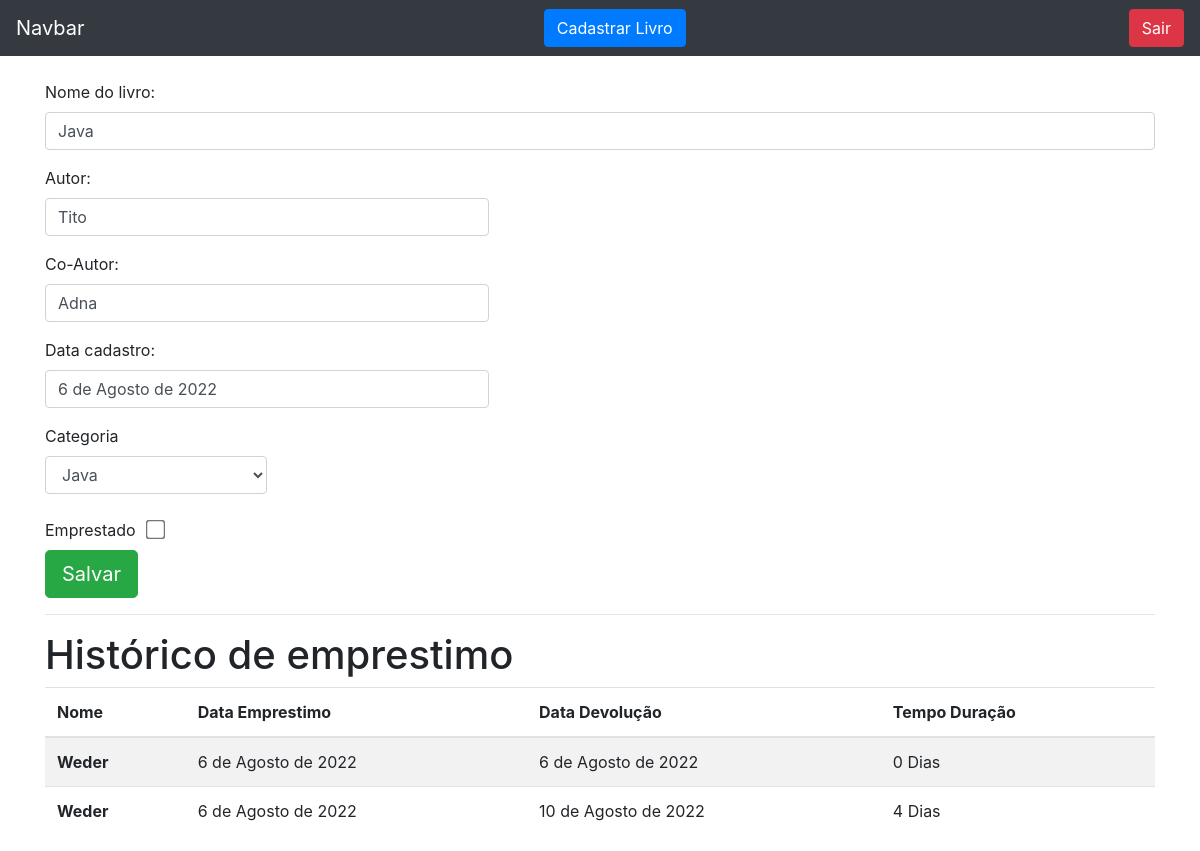
The page /livro/ver_livros/4 (signed in) on the database its author committed.
### livro/models.py (models this page shows, shortened)
class Livros(models.Model):
    nome = models.CharField(max_length = 100)
    autor = models.CharField(max_length = 30)
    co_autor = models.CharField(max_length = 30, blank = True)
    data_cadastro = models.DateField(default = date.today)
    emprestado = models.BooleanField(default = False)
    categoria = models.ForeignKey(Categoria, on_delete=models.DO_NOTHING)
    usuario =  models.ForeignKey(Usuario, on_delete=models.DO_NOTHING)
    class Meta:
        verbose_name = 'Livro'

class Emprestimos(models.Model):
    nome_emprestado = models.ForeignKey(Usuario, on_delete=models.DO_NOTHING, blank = True, null = True)
    nome_emprestado_anonimo = models.CharField(max_length = 30, blank = True, null = True)
    data_emprestimo = models.DateField(blank = True, null = True)
    data_devolucao = models.DateField(blank = True, null = True)
    livro = models.ForeignKey(Livros, on_delete=models.DO_NOTHING)

### usuarios/models.py (models this page shows)
class Usuario(models.Model):
    nome = models.CharField(max_length=30)
    email = models.EmailField()
    senha = models.CharField(max_length=64)
    def __str__(self) -> str:
        return self.nome

### livro/views.py (the view)
def ver_livros(request, id):
    if request.session.get('usuario'):
        livros = Livros.objects.get(id=id)
        if request.session.get('usuario') == livros.usuario.id:
            usuario = Usuario.objects.get(id = request.session['usuario'])
            categoria_livro = Categoria.objects.filter(usuario = request.session.get('usuario'))
            emprestimos = Emprestimos.objects.filter(livro = livros)
            form = CadastroLivro()
            form.fields['usuario'].initial = request.session['usuario']
            form.fields['categoria'].queryset = Categoria.objects.filter(usuario = usuario)
            return render(request, 'ver_livro.html', {'livro': livros, 'categoria_livro': categoria_livro, 'emprestimos': emprestimos,
            'usuario_logado': request.session.get('usuario'), 'form': form})
        else:
            return
    return redirect('/auth/login/?status=2')

### livro/forms.py
class CadastroLivro(forms.ModelForm):
    class Meta:
        model = Livros
        fields = "__all__"
    def __init__(self, *args, **kwargs):
        super().__init__(*args, **kwargs)
        self.fields['usuario'].widget = forms.HiddenInput()

### livro/models.py (called while the page is built)
    def __str__(self) -> str:
            return self.nome

### livro/templatetags/filtros.py (called while the page is built)
@register.filter
def mostra_duracao(value1, value2):
    return (value1 - value2).days

### livro/templates/ver_livro.html (shortened to what this page needs)
{% extends 'base.html' %}
{% load filtros %}
{% block 'conteudo' %}
<div class="container">
    <br>
    <form action="#" method="POST">
        <p>
            <label> Nome do livro:</label>
            <input class="form-control" type="text" value="{{livro.nome}}">
        </p>
        <p>
            <label> Autor:</label>
            <input style="width:40%;" class="form-control" type="text" value="{{livro.autor}}">
        </p>
        <p>
            <label> Co-Autor:</label>
            <input style="width:40%;" class="form-control" type="text" value="{{livro.co_autor}}">
        </p>
        <p>
            <label> Data cadastro:</label>
            <input style="width:40%;" class="form-control" type="text" value="{{livro.data_cadastro}}">
        </p>
        <label>Categoria</label>
        <select style="width:20%;" class="form-control" name="categoria">
            {% for i in categoria_livro %}
                {% if livro.categoria == i %}
                    <option selected>{{i}}</option>
                    {% else %}
                    <option>{{i}}</option>
                {% endif %}
            {% endfor %}
        </select>
        <br>
        <label>Emprestado &nbsp;</label>
        {% if livro.emprestado %}
            <input style="transform:scale(1.5);" checked type="checkbox" name="emprestado">
        {% else %}
            <input style="transform:scale(1.5);" type="checkbox" name="emprestado">
        {% endif %}
        <br>
        <input type="submit" class="btn btn-success btn-lg" value="Salvar">
    </form>
    <hr>
    <h1>Histórico de emprestimo</h1>
    <table class="table table-striped table-striped">
        <thead>
          <tr>
            <th scope="col">Nome</th>
            <th scope="col">Data Emprestimo</th>
            <th scope="col">Data Devolução</th>
            <th scope="col">Tempo Duração</th>
          </tr>
        </thead>
        <tbody>
            {% for i in emprestimos %}
                <tr>
                    {% if i.nome_emprestado_anonimo == None %}
                        <th scope="row">{{i.nome_emprestado}}</th>
                    {% else %}
                        <th scope="row">{{i.nome_emprestado_anonimo}}</th>
                    {% endif %}
                    <td>{{i.data_emprestimo}}</td>
                    <td>{{i.data_devolucao}}</td>
                    <td>{{ i.data_devolucao|mostra_duracao:i.data_emprestimo}} Dias</td>
                </tr>
            {% endfor %}
        </tbody>
      </table>
</div>
{% endblock %}

### rows shown on the page
Livros: nome "Java", autor "Tito", co_autor "Adna", data_cadastro "6 de Agosto de 2022"
Emprestimos: nome_emprestado "Weder", data_emprestimo "6 de Agosto de 2022", data_devolucao "6 de Agosto de 2022", data_devolucao|mostra_duracao "0"
Emprestimos: nome_emprestado "Weder", data_emprestimo "6 de Agosto de 2022", data_devolucao "10 de Agosto de 2022", data_devolucao|mostra_duracao "4"

### other values the page prints
form field categoria "Java"
